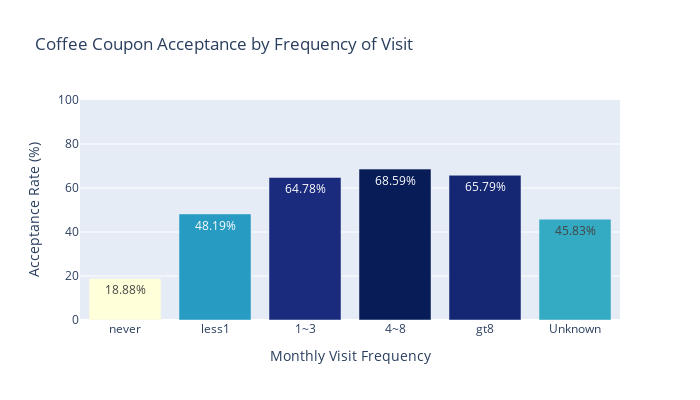

Notebook code cell kept with this figure:
### Code cell
#calculate acceptance %
totals = df_coffee.groupby('CoffeeHouse')['Y'].count()
accepted_counts = df_coffee.groupby('CoffeeHouse')['Y'].sum()
accepted_percentage = (accepted_counts / totals * 100).round(2)

coupon_acceptance = pd.DataFrame({
    'Total': totals,
    'Accepted': accepted_counts,
    'Acceptance %': accepted_percentage
}).reset_index()

#order by frequency
order = ['never', 'less1', '1~3', '4~8', 'gt8', 'Unknown']
coupon_acceptance['CoffeeHouse'] = pd.Categorical(coupon_acceptance['CoffeeHouse'], categories=order, ordered=True)
coupon_acceptance = coupon_acceptance.sort_values('CoffeeHouse')

coupon_acceptance.reset_index(drop=True, inplace=True)
print(coupon_acceptance.to_string())

# bar chart using plotly
fig = px.bar(
    coupon_acceptance,
    x='CoffeeHouse',
    y='Acceptance %',
    text='Acceptance %',
    title='Coffee Coupon Acceptance by Frequency of Visit',
    labels={'CoffeeHouse': 'Monthly Visit Frequency', 'Acceptance %': 'Acceptance Rate (%)'},
    category_orders={'CoffeeHouse': order},
    color='Acceptance %', 
    color_continuous_scale='YlGnBu'
)

# Show acceptance % on chart
fig.update_traces(texttemplate='%{text}%', textposition='inside')

# Update layout
fig.update_layout(yaxis=dict(range=[0, 100]), width=700, height=400,  coloraxis_showscale=False, uniformtext_minsize=8, uniformtext_mode='hide')

fig.show()

### Figure 1 — Plotly figure (JSON) as saved in the notebook; plotly's stock layout.template omitted (floating-point values rounded to 4 significant figures)
{"data": [{"alignmentgroup": "True", "hovertemplate": "Monthly Visit Frequency=%{x}<br>Acceptance Rate (%)=%{marker.color}<extra></extra>", "legendgroup": "", "marker": {"color": [18.88, 48.19, 64.78, 68.59, 65.79, 45.83], "coloraxis": "coloraxis", "pattern": {"shape": ""}}, "name": "", "offsetgroup": "", "orientation": "v", "showlegend": false, "text": [18.88, 48.19, 64.78, 68.59, 65.79, 45.83], "textposition": "inside", "texttemplate": "%{text}%", "type": "bar", "x": ["never", "less1", "1~3", "4~8", "gt8", "Unknown"], "xaxis": "x", "y": [18.88, 48.19, 64.78, 68.59, 65.79, 45.83], "yaxis": "y"}], "layout": {"barmode": "relative", "coloraxis": {"colorbar": {"title": {"text": "Acceptance Rate (%)"}}, "colorscale": [[0, "rgb(255,255,217)"], [0.125, "rgb(237,248,177)"], [0.25, "rgb(199,233,180)"], [0.375, "rgb(127,205,187)"], [0.5, "rgb(65,182,196)"], [0.625, "rgb(29,145,192)"], [0.75, "rgb(34,94,168)"], [0.875, "rgb(37,52,148)"], [1, "rgb(8,29,88)"]], "showscale": false}, "height": 400, "legend": {"tracegroupgap": 0}, "title": {"text": "Coffee Coupon Acceptance by Frequency of Visit"}, "uniformtext": {"minsize": 8, "mode": "hide"}, "width": 700, "xaxis": {"anchor": "y", "categoryarray": ["never", "less1", "1~3", "4~8", "gt8", "Unknown"], "categoryorder": "array", "domain": [0, 1], "title": {"text": "Monthly Visit Frequency"}}, "yaxis": {"anchor": "x", "domain": [0, 1], "range": [0, 100], "title": {"text": "Acceptance Rate (%)"}}}}
